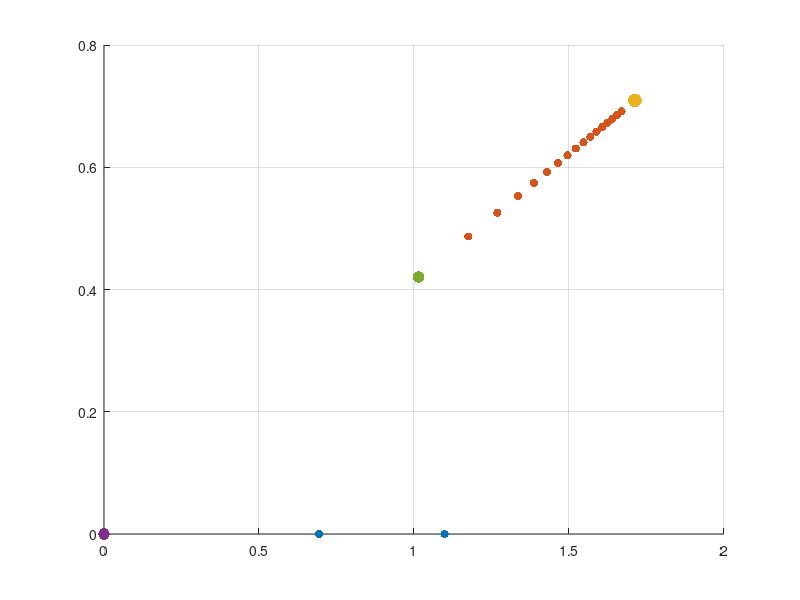
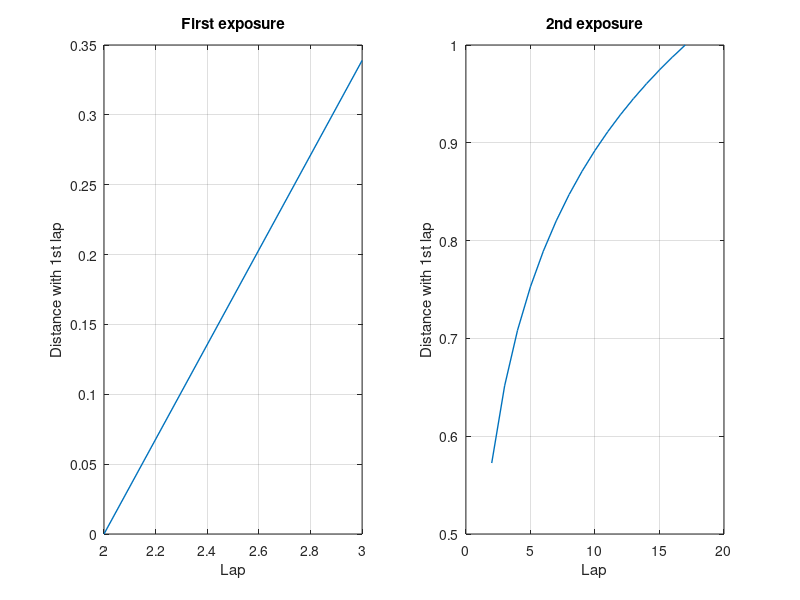

Recreate these plots in MATLAB, in order. (Note: this script raises an error after producing the figures.)
nb_laps_RUN1 = 2;
alpha = pi/(4*nb_laps_RUN1); % Novelty / clustering factor

nb_laps_RUN2 = 16;
x = (1:nb_laps_RUN1) + 1; % Lap vector for RUN1
x2 = (1:nb_laps_RUN2) + 1; % Lap vector for RUN2

getDist = @(x1, y1, x2, y2) ...
          sqrt((x1 - x2).^2 + (y1 - y2).^2);

learn_R1 = @(x) log(x);
learn_R2 = @(x) log(x)/4;

% Compute the coordinates of each point

run1_coor_x = learn_R1(x);
run1_coor_y = repelem(0, 1, nb_laps_RUN1);

run2_coor_x = cos(alpha)*(learn_R1(nb_laps_RUN1+1) + learn_R2(x2));
run2_coor_y = sin(alpha)*(learn_R1(nb_laps_RUN1+1) + learn_R2(x2));

% Get the coordinates of the first lap and of the final place field

B1_x = 0;
B1_y = 0;

B2_x = cos(alpha)*(run1_coor_x(end));
B2_y = sin(alpha)*(run1_coor_x(end));

base_1st_x = run1_coor_x(1);
base_1st_y = run1_coor_y(1);

FPF_x = cos(alpha)*(learn_R1(nb_laps_RUN1 + 1) + learn_R2(20.5));
FPF_y = sin(alpha)*(learn_R1(nb_laps_RUN1 + 1) + learn_R2(20.5));

% Plot the situation

figure;
scatter(run1_coor_x, run1_coor_y, "filled");
hold on;
scatter(run2_coor_x, run2_coor_y, "filled");

scatter(FPF_x, FPF_y, 100, "filled");
scatter(B1_x, B1_y, 70, "filled");
scatter(B2_x, B2_y, 70, "filled");
grid on;

% We compute the distances with the 1st lap - RUN1 and the FPF

% 1st lap

run1_dist_lap1 = getDist(base_1st_x, base_1st_y, ...
                         run1_coor_x, run1_coor_y);

run2_dist_lap1 = getDist(base_1st_x, base_1st_y, ...
                         run2_coor_x, run2_coor_y);

% FPF

run1_dist_fpf = getDist(FPF_x, FPF_y, ...
                         run1_coor_x, run1_coor_y);

run2_dist_fpf = getDist(FPF_x, FPF_y, ...
                         run2_coor_x, run2_coor_y);

% Normalize so that everything ranges from 0 to 1 (pv-correlation)

m = max([run1_dist_lap1 run2_dist_lap1]);
run1_dist_lap1 = run1_dist_lap1/m;
run2_dist_lap1 = run2_dist_lap1/m;

m2 = max([run1_dist_fpf run2_dist_fpf]);
run1_dist_fpf = run1_dist_fpf/m2;
run2_dist_fpf = run2_dist_fpf/m2;


%% 

% Plot of distance with the first lap
figure;
subplot(1, 2, 1);

if numel(x) == 1
    scatter(x, run1_dist_lap1, "filled");
else
    plot(x, run1_dist_lap1, "LineWidth", 1);
end

title("First exposure");
ylabel("Distance with 1st lap");
xlabel("Lap")
grid on;

subplot(1, 2, 2);
plot(x2, run2_dist_lap1, "LineWidth", 1);
title("2nd exposure");
ylabel("Distance with 1st lap");
xlabel("Lap")
grid on;
linkaxes();


% Plot of distance with FPF
figure;
subplot(1, 2, 1);

if numel(x) == 1
    scatter(x, run1_dist_fpf, "filled");
else
    plot(x, run1_dist_fpf, "LineWidth", 1);
end

title("First exposure");
ylabel("Distance with the FPF");
xlabel("Lap")
grid on;

subplot(1, 2, 2);
plot(x2, run2_dist_fpf, "LineWidth", 1);
title("2nd exposure");
ylabel("Distance with the FPF");
xlabel("Lap")
grid on;

linkaxes();